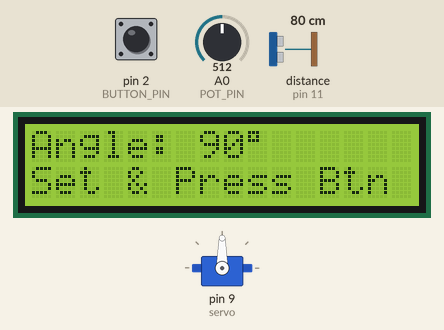
This sketch was run on a simulated Arduino Uno, built with avr-gcc and run on an emulated ATmega328P. Parts: servo, 16×2 character LCD. The inputs (shaded band) are chosen by the test bench; at power-on: pin 2 (BUTTON_PIN) LOW, distance to the obstacle (sensor on pin 11) 80 cm, A0 (POT_PIN) = 512. The echo pulse lasts 58.3 µs per cm; what the sketch prints to the serial monitor is not drawn.

Above: at 1.2 s.
1.3 s: pin 2 (BUTTON_PIN) pulled HIGH for 0.15 s
At 1.8 s:
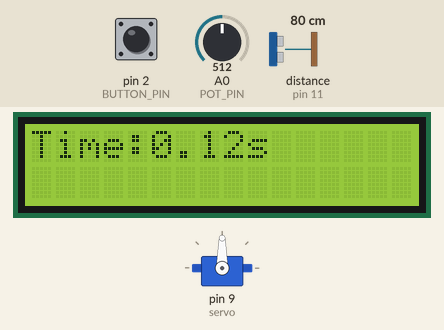
3.4 s: distance to the obstacle (sensor on pin 11) set to 68 cm
At 3.8 s:
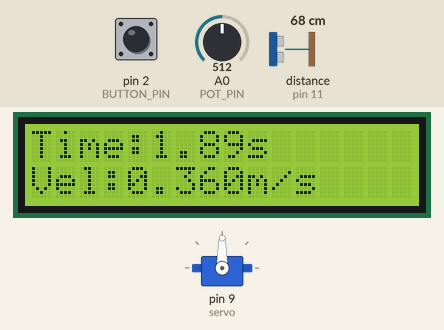
5.0 s: pin 2 (BUTTON_PIN) pulled HIGH for 1 s
At 6.0 s:
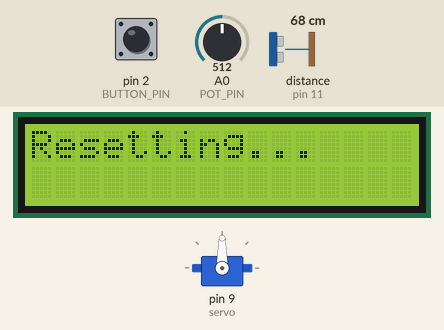
7.9 s: A0 (POT_PIN) set to 716
At 9.1 s:
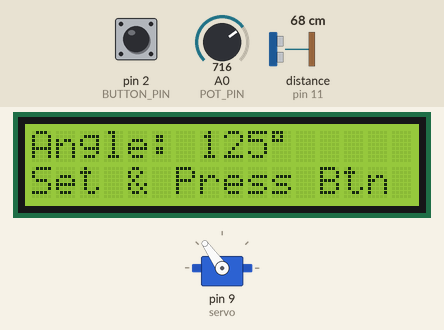
9.4 s: A0 (POT_PIN) set to 900
At 10.5 s:
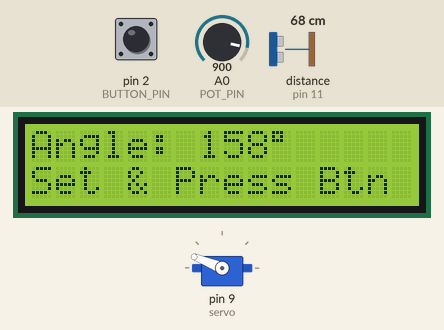
12.4 s: A0 (POT_PIN) set to 1023
At 13.8 s:
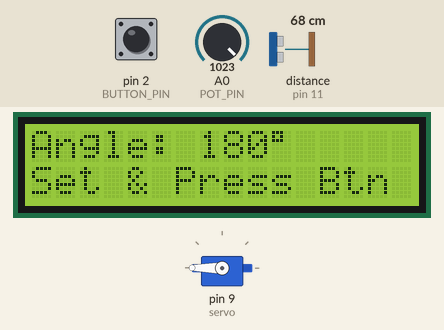
Timing chart, 0 to 14.9 s (numbered marks = the images above; inputs shaded):
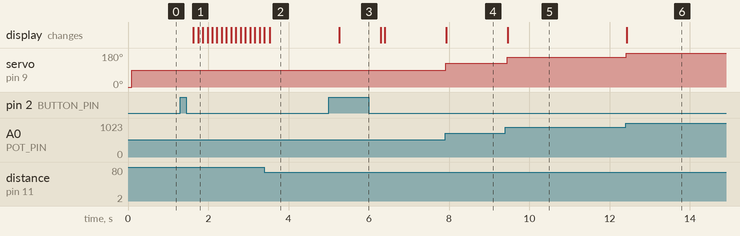

The sketch:

project_s_code.ino
```cpp
/*
  Arduino Ball Launcher with Velocity Measurement
  ------------------------------------------------------------------------------
  © 2025 Javier Siliacay | USTP Autotronics - All Rights Reserved.

  This source code is the intellectual property of the author and is provided
  for educational and non-commercial use only. Unauthorized copying, modification,
  distribution, or use of this code for commercial purposes is strictly prohibited
  without prior written consent from the author.

  Violation of these terms may result in legal action under applicable intellectual
  property laws.

  For permissions, contact: github.com/javiersiliacay
  ------------------------------------------------------------------------------
*/

#include <Servo.h>
#include <Wire.h>
#include <LiquidCrystal_I2C.h>

#define TRIG_PIN 10
#define ECHO_PIN 11
#define BUTTON_PIN 2
#define POT_PIN A0

Servo servo;
LiquidCrystal_I2C lcd(0x27, 16, 2);  // Check your I2C address (0x27 or 0x3F)

int angle = 0;
bool launched = false;
bool dataCaptured = false;
unsigned long startTime;
unsigned long elapsedTime;

void setup() {
  servo.attach(9);
  pinMode(POT_PIN, INPUT);
  pinMode(BUTTON_PIN, INPUT);
  pinMode(TRIG_PIN, OUTPUT);
  pinMode(ECHO_PIN, INPUT);
  servo.write(0);

  Serial.begin(9600);
  lcd.init();
  lcd.backlight();

  Serial.println("Set angle with potentiometer, press button to launch.");
  lcd.setCursor(0, 0);
  lcd.print("Angle: ");
  lcd.setCursor(0, 1);
  lcd.print("Set & Press Btn");
}

void loop() {
  if (!launched && !dataCaptured) {
    int potValue = analogRead(POT_PIN);
    angle = map(potValue, 0, 1023, 0, 180);
    servo.write(angle);

    Serial.print("Angle: ");
    Serial.println(angle);

    // Display angle on LCD
    lcd.setCursor(7, 0); // After "Angle: "
    lcd.print("    ");   // Clear old angle
    lcd.setCursor(7, 0);
    lcd.print(angle);
    lcd.print((char)223); // Degree symbol

    if (digitalRead(BUTTON_PIN) == HIGH) {
      delay(200);
      Serial.println("Launching!");
      lcd.clear();
      lcd.setCursor(0, 0);
      lcd.print("Launching!");
      servo.write(90);
      launched = true;
      startTime = millis();
    }
  }

  if (launched && !dataCaptured) {
    long duration;
    float distance;

    digitalWrite(TRIG_PIN, LOW);
    delayMicroseconds(2);
    digitalWrite(TRIG_PIN, HIGH);
    delayMicroseconds(10);
    digitalWrite(TRIG_PIN, LOW);

    duration = pulseIn(ECHO_PIN, HIGH, 30000);
    distance = (duration * 0.0343) / 2;

    elapsedTime = millis() - startTime;
    float runningTimeSec = elapsedTime / 1000.0;

    Serial.print("Time (running): ");
    Serial.println(runningTimeSec, 2);

    lcd.setCursor(0, 0);
    lcd.print("Time:");
    lcd.print(runningTimeSec, 2);
    lcd.print("s  ");

    if (distance < 70) {
      Serial.println("Ball Detected.");

      float timeSec = runningTimeSec;
      float distance_m = distance / 100.0;
      float velocity = distance_m / timeSec;

      Serial.print("Final Time (s): ");
      Serial.println(timeSec, 2);
      Serial.print("Velocity (m/s): ");
      Serial.println(velocity, 4);

      lcd.setCursor(0, 1);
      lcd.print("Vel:");
      lcd.print(velocity, 3);
      lcd.print("m/s ");

      Serial.println("==== Waiting for RESET ====");
      dataCaptured = true;
    }
  }

  if (dataCaptured && digitalRead(BUTTON_PIN) == HIGH) {
    delay(200); // debounce
    Serial.println("Resetting system...");
    lcd.clear();
    lcd.setCursor(0, 0);
    lcd.print("Resetting...");
    dataCaptured = false;
    launched = false;
    delay(1000);
    servo.write(angle);
    Serial.println("Ready. Set angle and press to launch again.");

    lcd.clear();
    lcd.setCursor(0, 0);
    lcd.print("Angle: ");
    lcd.setCursor(0, 1);
    lcd.print("Set & Press Btn");
  }

  delay(100);
}
```

Measured:
- the behaviour switches between 71 and 70 cm on distance to the obstacle (sensor on pin 11) (found by bisection; images 1 and 2)
- after the input at 1.3 s, the display: first changes after 0.33 s (image 1 shows a later state)
- after the input at 3.4 s, the display: changes after 0.13 s (image 2)
- after the input at 5.0 s, the display: changes after 0.27 s (image 3)
- after the input at 7.9 s, servo on pin 9 (servo): 90° → 125° at once; the display: changes at once (image 4)
- after the input at 9.4 s, servo on pin 9 (servo): 125° → 158° after 0.05 s; the display: changes after 0.06 s (image 5)
- after the input at 12.4 s, servo on pin 9 (servo): 158° → 180° at once; the display: changes at once (image 6)
